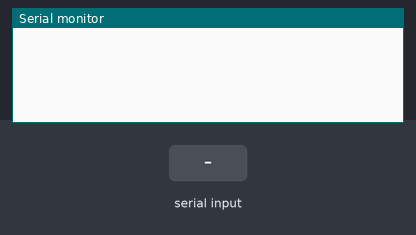
Bench run of a sketch on a simulated Arduino Uno, built with avr-gcc and run on an emulated ATmega328P. Parts: the last lines printed to the serial monitor. The test bench sets the inputs (shaded band).

Above: at 1.2 s.
1.3 s: "hello" received over Serial
At 2.9 s:
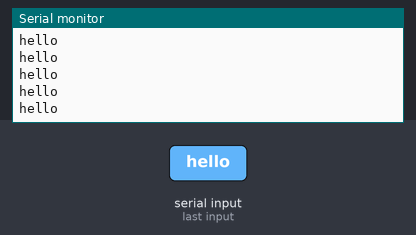
3.2 s: "1" received over Serial
At 4.5 s:
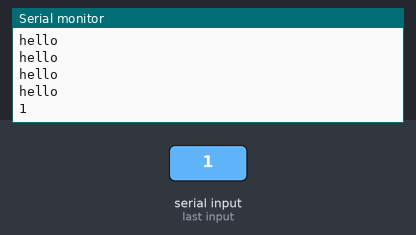

The sketch:

sketch_2_ASCII.ino
```cpp
String voice;

void setup() {
  Serial.begin(9600); // Default communication rate of the Bluetooth module
}

void loop() {
  //Serial.println("Entered Loop");

while (Serial.available()){
  delay(10);
  char c = Serial.read();
  if (c == '#') {break;}
  voice = voice + c;

}
  Serial.println(voice);

  if (voice.length() > 0){
    if (voice == "hello"){
        helloFunc();
      }
  }
  voice="";

}

void helloFunc(){
for (int i=0; i<100;i++){
    Serial.println("hello");
    }
}
```

Measured:
- after the input at 1.3 s, the serial monitor: prints a new line after 0.07 s (image 1)
- after the input at 3.2 s, the serial monitor: prints a new line after 0.07 s (image 2)
